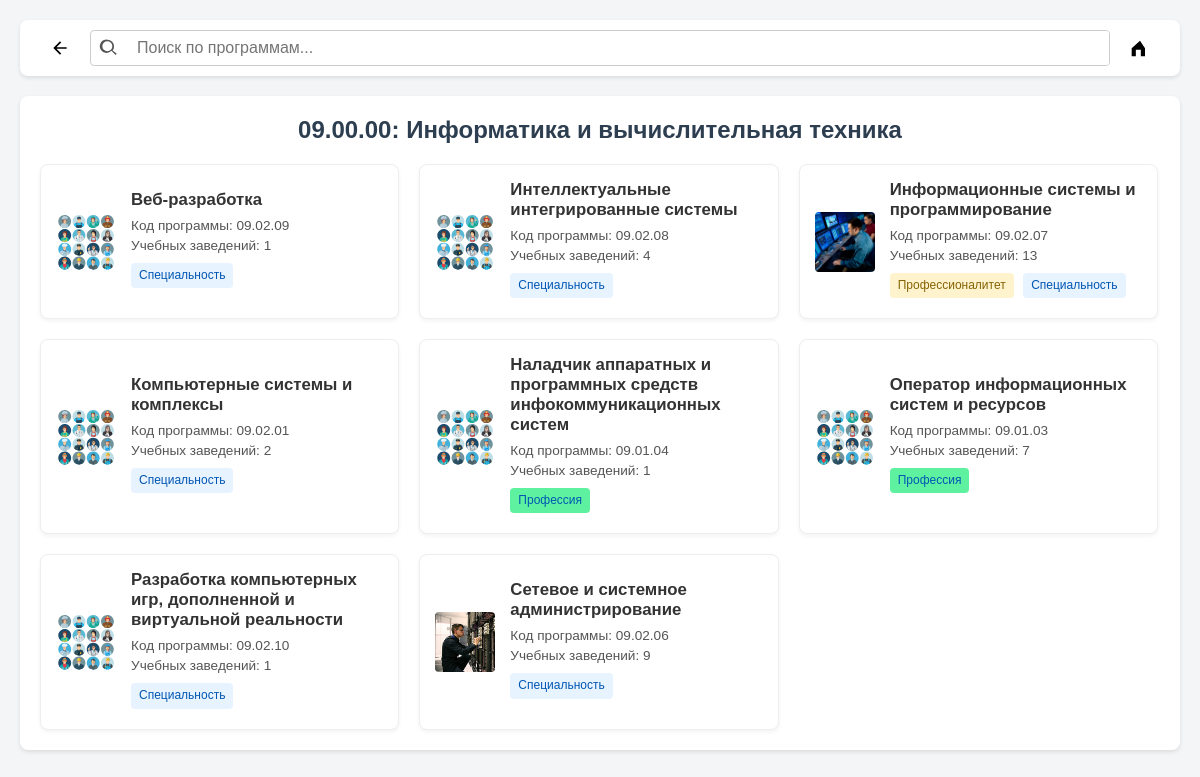
The page /abiturent/programs.php?direction_code=09.00.00 on the database its author committed.
### tables this page shows
CREATE TABLE `directions` (
  `id` int(11) NOT NULL,
  `name` text NOT NULL,
  `program_code_identifier` text NOT NULL,
  `image_path` text DEFAULT NULL,
  `created_at` timestamp NOT NULL DEFAULT current_timestamp()
);

CREATE TABLE `programs` (
  `id` int(11) NOT NULL,
  `direction_id` int(11) NOT NULL,
  `name` text NOT NULL,
  `program_code` text NOT NULL,
  `keywords` text DEFAULT NULL,
  `image_path` text DEFAULT NULL,
  `attributes` text DEFAULT NULL,
  `created_at` timestamp NOT NULL DEFAULT current_timestamp()
);

### abiturent/programs.php (the view, shortened to what this page needs)
<?php
require_once __DIR__ . '/admin/config.php';
$direction_code_identifier = isset($_GET['direction_code']) ? trim($_GET['direction_code']) : null;
$direction_name_display = 'Направление не указано';
$programs_list = [];
$direction_found = false;
if (!empty($direction_code_identifier)) {
    $stmt_dir = $conn->prepare("SELECT id, name FROM directions WHERE program_code_identifier = ?");
    $stmt_dir->bind_param("s", $direction_code_identifier);
    $stmt_dir->execute();
    $direction_result = $stmt_dir->get_result();
    $direction = $direction_result->fetch_assoc();
    if ($direction) {
        $direction_found = true;
        $direction_name_display = $direction['name'];
        $direction_id = $direction['id'];
        $stmt_prog = $conn->prepare("
            SELECT
                p.id, p.name, p.program_code, p.keywords, p.attributes, p.image_path,
                COUNT(DISTINCT b.establishment_id) as num_establishments,
                SUM(CASE WHEN b.cluster_id IS NOT NULL THEN 1 ELSE 0 END) > 0 as is_professionalitet_related
            FROM
                programs p
            LEFT JOIN
                bundles b ON p.id = b.program_id
            WHERE
                p.direction_id = ?
            GROUP BY
                p.id, p.name, p.program_code, p.keywords, p.attributes, p.image_path
            HAVING
                COUNT(DISTINCT b.establishment_id) > 0
            ORDER BY
                p.name
        ");
        $stmt_prog->bind_param("i", $direction_id);
        $stmt_prog->execute();
        $programs_result = $stmt_prog->get_result();
        while ($program_row = $programs_result->fetch_assoc()) {
            $program_row['image_path'] = $program_row['image_path'] ? "uploads/programs/" . $program_row['image_path'] : "uploads/programs/placeholder.svg";
            $program_row['attributes_array'] = !empty($program_row['attributes']) ? array_map('trim', explode(',', $program_row['attributes'])) : [];
            $programs_list[] = $program_row;
        }
    } else {
        $direction_name_display = 'Направление с кодом "' . htmlspecialchars($direction_code_identifier) . '" не найдено';
    }
}
?>
<!DOCTYPE html>
<html lang="ru">
<head>
</head>
<body>
  <header class="header">
       <button class="header-button back-button" id="backButton" title="Назад">
             <svg xmlns="http://www.w3.org/2000/svg" viewBox="0 0 24 24" fill="currentColor" width="20px" height="20px">
                <path d="M20 11H7.83l5.59-5.59L12 4l-8 8 8 8 1.41-1.41L7.83 13H20v-2z"/>
            </svg>
        </button>
        <div class="search-area">
            <div class="search-container">
                 <svg xmlns="http://www.w3.org/2000/svg" viewBox="0 0 24 24" fill="currentColor" width="20px" height="20px">
                    <path d="M10 2a8 8 0 0 1 6.32 12.9L20.69 18.3a1 1 0 0 1-1.41 1.41l-4.39-4.38A8 8 0 1 1 10 2zm0 2a6 6 0 1 0 0 12A6 6 0 0 0 10 4z"/>
                </svg>
                <input type="text" placeholder="Поиск по программам..." class="search-input" id="programSearchInput">
            </div>
             <button class="header-button filter-button" id="goHomeButton" title="На главную"> <svg xmlns="http://www.w3.org/2000/svg" viewBox="0 0 24 24" fill="currentColor" width="20px" height="20px">
                   <path d="M12 3.198l-10 9.143V22h5V14h6v8h5V12.34L12 3.198z"/>
                </svg>
            </button>
        </div>
  </header>
  <div class="container">
    <div class="content-wrapper">
        <h1 class="title" id="directionTitle"> <?php echo $direction_code_identifier.": ".htmlspecialchars(strtoupper($direction_name_display)); ?></h1>
        <div class="program-grid" id="programGridContainer">
          <?php if (empty($programs_list)): ?>
              <?php if ($direction_found): ?>
                <p class="no-results php-no-results-message">Программы по этому направлению не найдены или не имеют учебных заведений.</p>
              <?php elseif (!empty($direction_code_identifier)): ?>
                <p class="no-results php-no-results-message">Направление с кодом "<?php echo htmlspecialchars($direction_code_identifier); ?>" не найдено.</p>
              <?php else: ?>
                <p class="no-results php-no-results-message">Направление не указано.</p>
              <?php endif; ?>
          <?php else: ?>
              <?php foreach ($programs_list as $program): ?>
                  <a href="establishments.php?program_code=<?php echo urlencode($program['program_code']); ?>" class="program-card" data-search-text="<?php echo strtolower(htmlspecialchars("{$program['name']} {$program['program_code']} {$program['keywords']} " . implode(' ', $program['attributes_array']))); ?>">
                      <img src="<?php echo htmlspecialchars($program['image_path']); ?>" alt="<?php echo htmlspecialchars($program['name']); ?>">
                      <div class="program-details">
                          <h3><?php echo htmlspecialchars($program['name']); ?></h3>
                          <p>Код программы: <?php echo htmlspecialchars($program['program_code']); ?></p>
                          <p>Учебных заведений: <?php echo htmlspecialchars($program['num_establishments']); ?></p>
                          <div class="tags">
                              <?php if ($program['is_professionalitet_related']): ?>
                                  <span class="attribute-tag professionalitet-tag">Профессионалитет</span>
                              <?php endif; ?>
                              <?php if (!empty($program['attributes_array'])): ?>
                                  <?php foreach ($program['attributes_array'] as $attr):
                                        $attr_lower = mb_strtolower(trim($attr));
                                        $tag_class = 'attribute-tag';
                                        if (strpos($attr_lower, "профессия") !== false) {
                                            $tag_class .=' profession';
                                        }
                                  ?>
                                      <span class="<?php echo $tag_class; ?>"><?php echo htmlspecialchars($attr); ?></span>
                                  <?php endforeach; ?>
                              <?php endif; ?>
                          </div>
                      </div>
                  </a>
              <?php endforeach; ?>
          <?php endif; ?>
        </div>
    </div>
  </div>
</body>
</html>

### abiturent/programs.php (style rules this page uses)
body { font-family: Arial, sans-serif; background-color: #f4f5f7; margin: 0; padding: 20px; display: flex; flex-direction: column; align-items: center; }
.header { width: 100%; max-width: 1200px; display: flex; align-items: center; background-color: #fff; padding: 10px 20px; border-radius: 8px; box-shadow: 0 2px 4px rgba(0, 0, 0, 0.1); margin-bottom: 20px; box-sizing: border-box; }
.search-area { display: flex; align-items: center; flex-grow: 1; }
.search-container { display: flex; align-items: center; flex-grow: 1; border: 1px solid #ccc; border-radius: 4px; overflow: hidden; margin-right: 10px; }
.search-input { border: none; padding: 8px 10px; flex-grow: 1; outline: none; font-size: 1rem; }
.search-container svg { margin: 0 8px; color: #555; }
.header-button { background-color: transparent; border: none; padding: 8px 10px; cursor: pointer; display: flex; align-items: center; }
.back-button { margin-right: 10px; }
.container { max-width: 1200px; margin: auto; padding: 0; width: 100%; }
.content-wrapper { background-color: #fff; padding: 20px; border-radius: 8px; box-shadow: 0 2px 4px rgba(0, 0, 0, 0.1); width: 100%; box-sizing: border-box; }
.title { margin: 0 0 20px 0; font-weight: bold; font-size: 1.5em; color: #2c3e50; text-align: center; }
.program-grid { display: flex; flex-wrap: wrap; gap: 20px; justify-content: left; }
.program-card { background: white; border-radius: 8px; box-shadow: 0 2px 4px rgba(0,0,0,0.05); padding: 15px; display: flex; align-items: center; gap: 15px; text-decoration: none; color: inherit; transition: transform 0.2s ease, box-shadow 0.2s ease; width: calc(33.333% - 14px); min-width: 280px; box-sizing: border-box; border: 1px solid #eee; }
.program-card img { width: 60px; height: 60px; object-fit: cover; border-radius: 4px; flex-shrink: 0; }
.program-details { flex-grow: 1; }
.program-card h3 { font-size: 1.05rem; margin: 0 0 8px; font-weight: bold; color: #333; }
.program-card p { margin: 5px 0; font-size: 0.85rem; color: #555; }
.program-card .tags { margin-top: 8px; line-height: 1.6; }
.program-card .attribute-tag { display: inline-block; background-color: #e7f3ff; color: #0056b3; padding: 3px 8px; border-radius: 4px; font-size: 0.75rem; margin-right: 5px; margin-bottom: 5px; font-weight: 500; }
.program-card .professionalitet-tag { background-color: #fff3cd; color: #856404; }
.program-card .profession { background-color: #5ef2a0; color: #0056b3; }

### rows shown on the page
directions: name "Информатика и вычислительная техника"
programs: name "Веб-разработка", program_code "09.02.09", num_establishments "1", attr "Специальность"
programs: name "Интеллектуальные интегрированные системы", program_code "09.02.08", num_establishments "4", attr "Специальность"
programs: shows a picture, name "Информационные системы и программирование", program_code "09.02.07", num_establishments "13", shows "Профессионалитет", attr "Специальность"
programs: name "Компьютерные системы и комплексы", program_code "09.02.01", num_establishments "2", attr "Специальность"
programs: name "Наладчик аппаратных и программных средств инфокоммуникационных систем", program_code "09.01.04", num_establishments "1", attr "Профессия"
programs: name "Оператор информационных систем и ресурсов", program_code "09.01.03", num_establishments "7", attr "Профессия"
programs: name "Разработка компьютерных игр, дополненной и виртуальной реальности", program_code "09.02.10", num_establishments "1", attr "Специальность"
programs: shows a picture, name "Сетевое и системное администрирование", program_code "09.02.06", num_establishments "9", attr "Специальность"

### other values the page prints
$direction_code_identifier "09.00.00"
